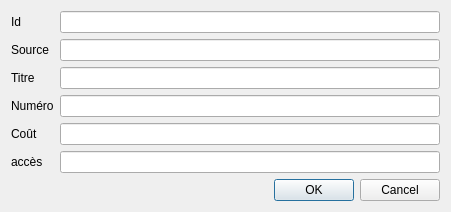
<?xml version="1.0" encoding="UTF-8"?>
<ui version="4.0">
 <class>AJouterDialogFiche</class>
 <widget class="QDialog" name="AJouterDialogFiche">
  <property name="geometry">
   <rect>
    <x>0</x>
    <y>0</y>
    <width>451</width>
    <height>210</height>
   </rect>
  </property>
  <property name="windowTitle">
   <string>Dialog</string>
  </property>
  <layout class="QGridLayout" name="gridLayout_4">
   <item row="0" column="0">
    <layout class="QGridLayout" name="gridLayout_3">
     <item row="0" column="0">
      <layout class="QGridLayout" name="gridLayout">
       <item row="0" column="0">
        <widget class="QLabel" name="label_6">
         <property name="text">
          <string>Id</string>
         </property>
        </widget>
       </item>
       <item row="0" column="1">
        <widget class="QLineEdit" name="IdfichelineEdit"/>
       </item>
       <item row="1" column="0">
        <widget class="QLabel" name="label">
         <property name="text">
          <string>Source</string>
         </property>
        </widget>
       </item>
       <item row="1" column="1">
        <widget class="QLineEdit" name="SoucheFichelineEdit"/>
       </item>
       <item row="2" column="0">
        <widget class="QLabel" name="label_2">
         <property name="text">
          <string>Titre</string>
         </property>
        </widget>
       </item>
       <item row="2" column="1">
        <widget class="QLineEdit" name="TitreFichelineEdit"/>
       </item>
       <item row="3" column="0">
        <widget class="QLabel" name="label_3">
         <property name="text">
          <string>Numéro</string>
         </property>
        </widget>
       </item>
       <item row="3" column="1">
        <widget class="QLineEdit" name="NumeroFichelineEdit_4"/>
       </item>
       <item row="4" column="0">
        <widget class="QLabel" name="label_5">
         <property name="text">
          <string>Coût</string>
         </property>
        </widget>
       </item>
       <item row="4" column="1">
        <widget class="QLineEdit" name="CoutFichelineEdit"/>
       </item>
       <item row="5" column="0">
        <widget class="QLabel" name="label_4">
         <property name="text">
          <string>accès</string>
         </property>
        </widget>
       </item>
       <item row="5" column="1">
        <widget class="QLineEdit" name="accesFichelineEdit"/>
       </item>
      </layout>
     </item>
     <item row="1" column="0">
      <layout class="QGridLayout" name="gridLayout_2">
       <item row="0" column="0">
        <spacer name="horizontalSpacer">
         <property name="orientation">
          <enum>Qt::Horizontal</enum>
         </property>
         <property name="sizeHint" stdset="0">
          <size>
           <width>40</width>
           <height>20</height>
          </size>
         </property>
        </spacer>
       </item>
       <item row="0" column="1">
        <widget class="QDialogButtonBox" name="buttonBox">
         <property name="standardButtons">
          <set>QDialogButtonBox::Cancel|QDialogButtonBox::Ok</set>
         </property>
        </widget>
       </item>
      </layout>
     </item>
    </layout>
   </item>
  </layout>
 </widget>
 <resources/>
 <connections/>
</ui>
